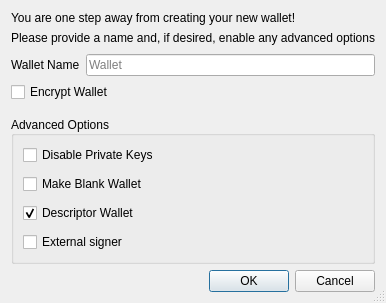
<?xml version="1.0" encoding="UTF-8"?>
<ui version="4.0">
 <class>CreateWalletDialog</class>
 <widget class="QDialog" name="CreateWalletDialog">
  <property name="geometry">
   <rect>
    <x>0</x>
    <y>0</y>
    <width>371</width>
    <height>298</height>
   </rect>
  </property>
  <property name="windowTitle">
   <string>Create Wallet</string>
  </property>
  <property name="sizeGripEnabled">
   <bool>true</bool>
  </property>
  <layout class="QVBoxLayout" name="verticalLayout">
   <item>
    <widget class="QLabel" name="label_description">
     <property name="sizePolicy">
      <sizepolicy hsizetype="Preferred" vsizetype="Preferred">
       <horstretch>0</horstretch>
       <verstretch>0</verstretch>
      </sizepolicy>
     </property>
     <property name="text">
      <string>You are one step away from creating your new wallet!</string>
     </property>
     <property name="alignment">
      <set>Qt::AlignLeading|Qt::AlignLeft|Qt::AlignVCenter</set>
     </property>
     <property name="wordWrap">
      <bool>false</bool>
     </property>
    </widget>
   </item>
   <item>
    <widget class="QLabel" name="label_subdescription">
     <property name="text">
      <string>Please provide a name and, if desired, enable any advanced options</string>
     </property>
    </widget>
   </item>
   <item>
    <spacer name="verticalSpacer">
     <property name="orientation">
      <enum>Qt::Vertical</enum>
     </property>
     <property name="sizeType">
      <enum>QSizePolicy::Fixed</enum>
     </property>
     <property name="sizeHint" stdset="0">
      <size>
       <width>20</width>
       <height>3</height>
      </size>
     </property>
    </spacer>
   </item>
   <item>
    <layout class="QHBoxLayout" name="horizontalLayout">
     <item>
      <widget class="QLabel" name="wallet_name_label">
       <property name="text">
        <string>Wallet Name</string>
       </property>
      </widget>
     </item>
     <item>
      <widget class="QLineEdit" name="wallet_name_line_edit">
       <property name="minimumSize">
        <size>
         <width>262</width>
         <height>0</height>
        </size>
       </property>
       <property name="placeholderText">
        <string>Wallet</string>
       </property>
      </widget>
     </item>
    </layout>
   </item>
   <item>
    <widget class="QCheckBox" name="encrypt_wallet_checkbox">
     <property name="toolTip">
      <string>Encrypt the wallet. The wallet will be encrypted with a passphrase of your choice.</string>
     </property>
     <property name="text">
      <string>Encrypt Wallet</string>
     </property>
     <property name="checked">
      <bool>false</bool>
     </property>
    </widget>
   </item>
   <item>
    <spacer name="verticalSpacer_1">
     <property name="orientation">
      <enum>Qt::Vertical</enum>
     </property>
     <property name="sizeType">
      <enum>QSizePolicy::Fixed</enum>
     </property>
     <property name="sizeHint" stdset="0">
      <size>
       <width>20</width>
       <height>8</height>
      </size>
     </property>
    </spacer>
   </item>
   <item>
    <widget class="QGroupBox" name="groupBox">
     <property name="title">
      <string>Advanced Options</string>
     </property>
     <property name="alignment">
      <set>Qt::AlignLeading|Qt::AlignLeft|Qt::AlignVCenter</set>
     </property>
     <property name="flat">
      <bool>false</bool>
     </property>
     <property name="checkable">
      <bool>false</bool>
     </property>
     <layout class="QVBoxLayout" name="verticalLayout_groupbox">
      <property name="spacing">
       <number>9</number>
      </property>
      <item>
       <widget class="QCheckBox" name="disable_privkeys_checkbox">
        <property name="enabled">
         <bool>true</bool>
        </property>
        <property name="toolTip">
         <string>Disable private keys for this wallet. Wallets with private keys disabled will have no private keys and cannot have an HD seed or imported private keys. This is ideal for watch-only wallets.</string>
        </property>
        <property name="text">
         <string>Disable Private Keys</string>
        </property>
       </widget>
      </item>
      <item>
       <widget class="QCheckBox" name="blank_wallet_checkbox">
        <property name="toolTip">
         <string>Make a blank wallet. Blank wallets do not initially have private keys or scripts. Private keys and addresses can be imported using descriptors at a later time.</string>
        </property>
        <property name="text">
         <string>Make Blank Wallet</string>
        </property>
       </widget>
      </item>
      <item>
       <widget class="QCheckBox" name="descriptor_checkbox">
        <property name="toolTip">
         <string>Use descriptors for scriptPubKey management</string>
        </property>
        <property name="text">
         <string>Descriptor Wallet</string>
        </property>
        <property name="checked">
         <bool>true</bool>
        </property>
       </widget>
      </item>
      <item>
       <widget class="QCheckBox" name="external_signer_checkbox">
        <property name="toolTip">
         <string>Use an external signing device such as a hardware wallet. Configure the external signer script in wallet preferences first.</string>
        </property>
        <property name="text">
         <string>External signer</string>
        </property>
       </widget>
      </item>
     </layout>
    </widget>
   </item>
   <item>
    <spacer name="verticalSpacer_2">
     <property name="orientation">
      <enum>Qt::Vertical</enum>
     </property>
     <property name="sizeHint" stdset="0">
      <size>
       <width>20</width>
       <height>0</height>
      </size>
     </property>
    </spacer>
   </item>
   <item>
    <widget class="QDialogButtonBox" name="buttonBox">
     <property name="orientation">
      <enum>Qt::Horizontal</enum>
     </property>
     <property name="standardButtons">
      <set>QDialogButtonBox::Cancel|QDialogButtonBox::Ok</set>
     </property>
    </widget>
   </item>
  </layout>
 </widget>
 <tabstops>
  <tabstop>wallet_name_line_edit</tabstop>
  <tabstop>encrypt_wallet_checkbox</tabstop>
  <tabstop>disable_privkeys_checkbox</tabstop>
  <tabstop>blank_wallet_checkbox</tabstop>
  <tabstop>descriptor_checkbox</tabstop>
  <tabstop>external_signer_checkbox</tabstop>
 </tabstops>
 <resources/>
 <connections>
  <connection>
   <sender>buttonBox</sender>
   <signal>accepted()</signal>
   <receiver>CreateWalletDialog</receiver>
   <slot>accept()</slot>
   <hints>
    <hint type="sourcelabel">
     <x>248</x>
     <y>254</y>
    </hint>
    <hint type="destinationlabel">
     <x>157</x>
     <y>274</y>
    </hint>
   </hints>
  </connection>
  <connection>
   <sender>buttonBox</sender>
   <signal>rejected()</signal>
   <receiver>CreateWalletDialog</receiver>
   <slot>reject()</slot>
   <hints>
    <hint type="sourcelabel">
     <x>316</x>
     <y>260</y>
    </hint>
    <hint type="destinationlabel">
     <x>286</x>
     <y>274</y>
    </hint>
   </hints>
  </connection>
 </connections>
</ui>
